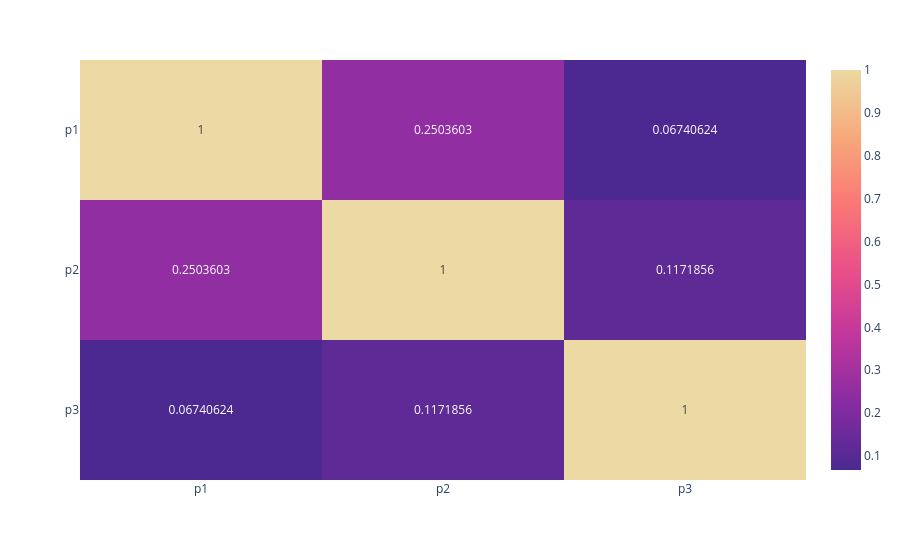

The cell this chart's notebook holds for it:
### Code cell
fig_corr

### Figure 1 — Plotly figure (JSON) as saved in the notebook; plotly's stock layout.template omitted (floating-point values rounded to 4 significant figures)
{"data": [{"coloraxis": "coloraxis", "hovertemplate": "x: %{x}<br>y: %{y}<br>color: %{z}<extra></extra>", "name": "0", "texttemplate": "%{z}", "type": "heatmap", "x": ["p1", "p2", "p3"], "xaxis": "x", "y": ["p1", "p2", "p3"], "yaxis": "y", "z": [[1.0, 0.2504, 0.06741], [0.2504, 1.0, 0.1172], [0.06741, 0.1172, 1.0]]}], "layout": {"coloraxis": {"colorscale": [[0, "rgb(75, 41, 145)"], [0.1667, "rgb(135, 44, 162)"], [0.3333, "rgb(192, 54, 157)"], [0.5, "rgb(234, 79, 136)"], [0.6667, "rgb(250, 120, 118)"], [0.8333, "rgb(246, 169, 122)"], [1, "rgb(237, 217, 163)"]]}, "margin": {"t": 60}, "xaxis": {"anchor": "y", "domain": [0, 1]}, "yaxis": {"anchor": "x", "autorange": "reversed", "domain": [0, 1]}}}
